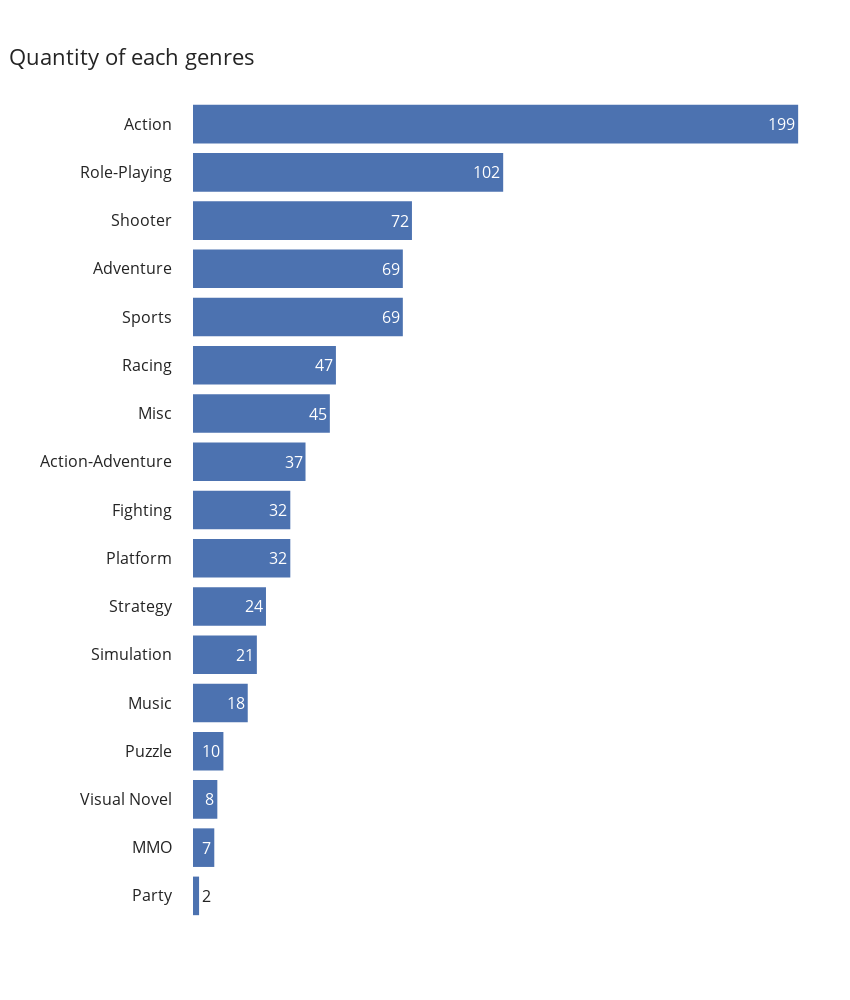

Notebook code for this chart:
### Code cell
histogram(df_ps4, y='Genre', visibley=True, visiblex=False, title='Quantity of each genres')

### Figure 1 — Plotly figure (JSON) as saved in the notebook; plotly's stock layout.template omitted (floating-point values rounded to 4 significant figures; data arrays with more than 128 entries replaced by an {"elided": "..."} marker saying what was removed)
{"data": [{"alignmentgroup": "True", "bingroup": "y", "histfunc": "count", "hoverinfo": "skip", "legendgroup": "", "marker": {"color": "rgb(76,114,176)", "pattern": {"shape": ""}}, "name": "", "offsetgroup": "", "orientation": "h", "showlegend": false, "textfont": {"size": 16}, "texttemplate": "%{value}", "type": "histogram", "xaxis": "x", "y": {"elided": "794 str values"}, "yaxis": "y"}], "layout": {"bargap": 0.2, "barmode": "relative", "font": {"size": 16}, "height": 1000, "legend": {"tracegroupgap": 0}, "margin": {"l": 20, "pad": 20, "r": 20}, "paper_bgcolor": "rgba(0,0,0,0)", "plot_bgcolor": "rgba(0,0,0,0)", "title": {"text": "Quantity of each genres", "x": 0.01, "xanchor": "left", "y": 0.95, "yanchor": "top"}, "width": 850, "xaxis": {"anchor": "y", "domain": [0, 1], "showgrid": false, "title": {"text": ""}, "visible": false, "zeroline": false}, "yaxis": {"anchor": "x", "automargin": true, "categoryorder": "total ascending", "domain": [0, 1], "showgrid": false, "title": {"text": ""}, "visible": true, "zeroline": false}}}
